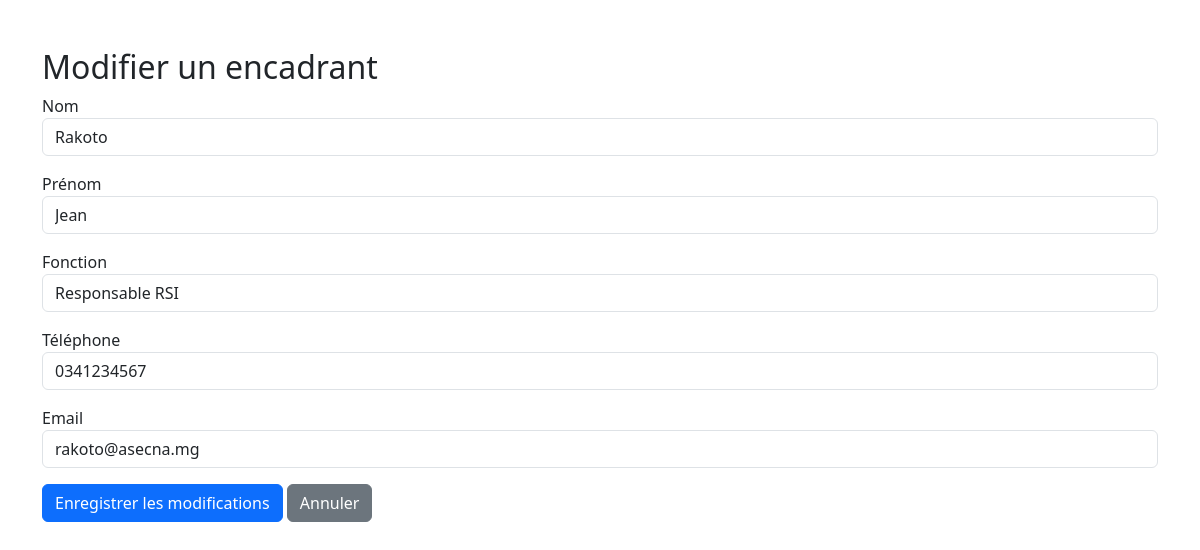
/encadrants/modifier.php?id=1 (signed in), run on the app's committed database.
### tables this page shows
CREATE TABLE `encadrant` (
  `id_encadrant` int(11) NOT NULL,
  `nom` varchar(100) NOT NULL,
  `prenom` varchar(100) NOT NULL,
  `fonction` varchar(100) NOT NULL,
  `telephone` varchar(20) DEFAULT NULL,
  `email` varchar(100) NOT NULL
);

### encadrants/modifier.php (the view, shortened to what this page needs)
<?php
include '../config/connexion.php';
$id = $_GET['id'];
$sql = "SELECT * FROM encadrant WHERE id_encadrant=$id";
$resultat = mysqli_query($connexion, $sql);
$encadrant = mysqli_fetch_assoc($resultat);
?>
<!DOCTYPE html>
<html lang="fr">
<head>
<link href="https://cdn.jsdelivr.net/npm/bootstrap@5.3.3/dist/css/bootstrap.min.css" rel="stylesheet">
</head>
<body>
<div class="container mt-5">
<h2>Modifier un encadrant</h2>
<form method="POST">
<div class="mb-3">
<label>Nom</label>
<input type="text"
name="nom"
class="form-control"
value="<?= $encadrant['nom']; ?>"
required>
</div>
<div class="mb-3">
<label>Prénom</label>
<input type="text"
name="prenom"
class="form-control"
value="<?= $encadrant['prenom']; ?>"
required>
</div>
<div class="mb-3">
<label>Fonction</label>
<input type="text"
name="fonction"
class="form-control"
value="<?= $encadrant['fonction']; ?>"
required>
</div>
<div class="mb-3">
<label>Téléphone</label>
<input type="text"
name="telephone"
class="form-control"
value="<?= $encadrant['telephone']; ?>">
</div>
<div class="mb-3">
<label>Email</label>
<input type="email"
name="email"
class="form-control"
value="<?= $encadrant['email']; ?>"
required>
</div>
<button type="submit" name="modifier" class="btn btn-primary">
Enregistrer les modifications
</button>
<a href="liste.php" class="btn btn-secondary">
Annuler
</a>
</form>
</div>
</body>
</html>

### data on the page
encadrant: nom "Rakoto", prenom "Jean", fonction "Responsable RSI", telephone "0341234567", email "rakoto@asecna.mg"
